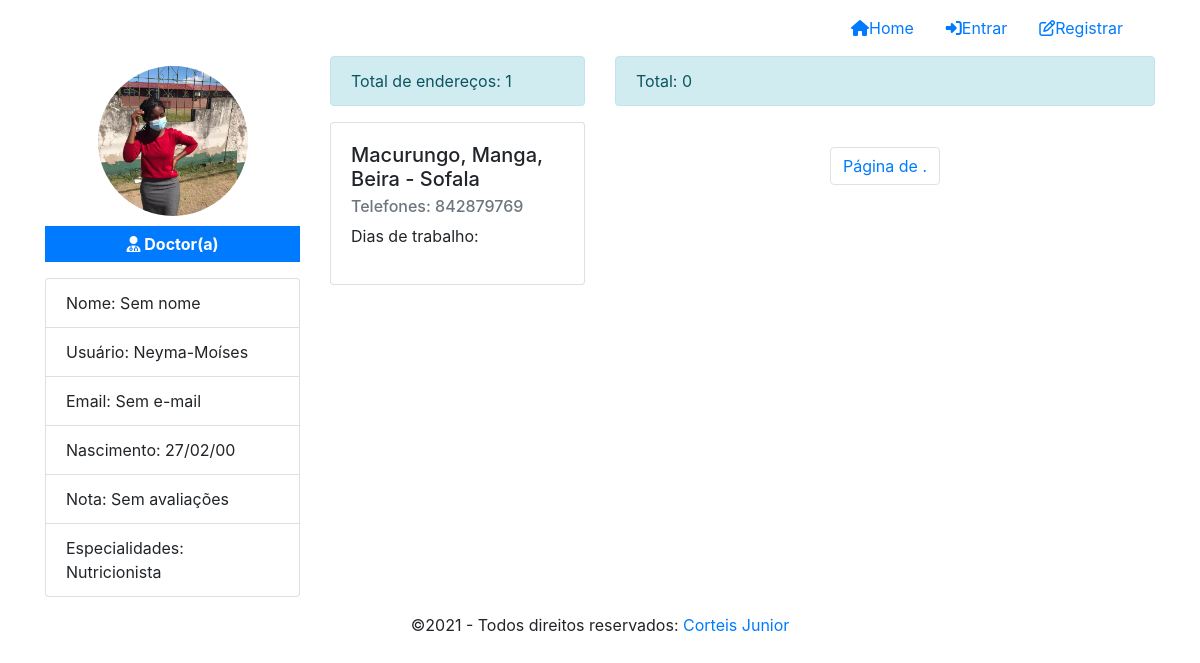
/profile/3, run on an earlier commit of the app's database.
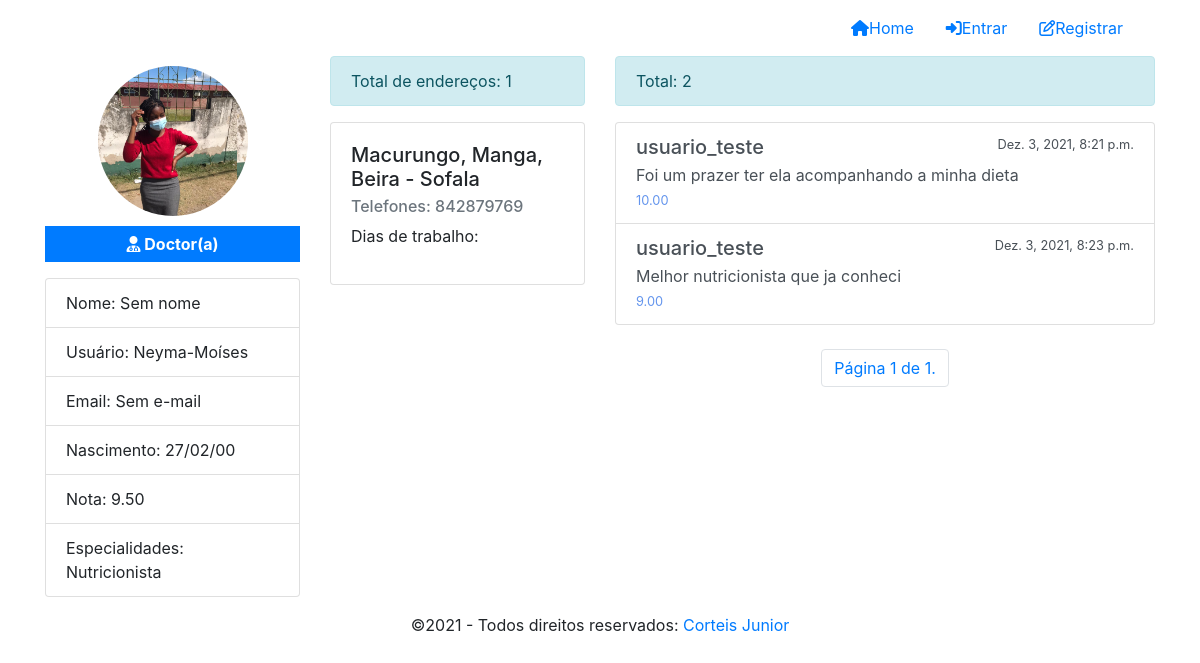
And on a later commit of the database.
### medicSearch/models/Profile.py (models this page shows, shortened)
class Profile(models.Model):
    user = models.OneToOneField(User, on_delete=models.CASCADE)
    role = models.IntegerField(choices=ROLE_CHOICE,  default=3)
    birthday = models.DateField(default=None, null=True, blank=True)
    created_at = models.DateTimeField(auto_now_add=True)
    updated_at = models.DateTimeField(auto_now=True)
    token = models.CharField(max_length=255,  null=True, blank=True)
    image = models.ImageField(null=True, blank=True)
    favorites = models.ManyToManyField(User, blank=True, related_name='favorites')
    specialties = models.ManyToManyField(Speciality,  blank=True, related_name='specialties')
    addresses = models.ManyToManyField(Address, blank=True, related_name='addresses')
    def show_scoring_average(self):
        from .Rating import Rating
        try:
            ratings = Rating.objects.filter(user_rated=self.user).aggregate(Sum('value'), Count('user'))
            if ratings['user__count'] > 0:
                scoring_average = ratings['value__sum']/ratings['user__count']
                scoring_average = round(scoring_average, 2) # arredondado o valor para 2 casas decimais
                return scoring_average
            return 'Sem avaliações'
        except:
            return "Sem avaliações"
    def show_favorites(self):
        ids = [result.id for result in self.favorites.all()]
        return Profile.objects.filter(user__id__in=ids)
    def show_ratings(self):
        from .Rating import Rating
        return Rating.objects.filter(user_rated=self.user)

### medicSearch/models/Speciality.py (models this page shows)
class Speciality(models.Model):
    name = models.CharField(null=False, max_length=100)
    status = models.BooleanField(default=True)
    created_at = models.DateTimeField(auto_now_add=True)
    updated_at = models.DateTimeField(auto_now=True)
    def __str__(self):
        return '{}'.format(self.name)

### medicSearch/models/Address.py (models this page shows, shortened)
class Address(models.Model):
    neighborhood = models.ForeignKey(Neighborhood, null=True, related_name='neighborhood', on_delete=models.SET_NULL)
    name = models.CharField(null=False, max_length=100)
    address  = models.CharField(null=False,max_length=255)
    latitude = models.DecimalField(max_digits=9, decimal_places=7)
    longitude = models.DecimalField(max_digits=9, decimal_places=7)
    opening_time = models.TimeField()
    closing_time = models.TimeField()
    days_weak = models.ManyToManyField(DayWeek, blank=True, related_name='days_name')
    phone = models.CharField(null=True, blank=True, max_length=9)
    status = models.BooleanField(default=True)
    created_at = models.DateTimeField(auto_now_add=True)
    updated_at = models.DateTimeField(auto_now=True)

### medicSearch/models/Neighborhood.py (models this page shows, shortened)
class Neighborhood(models.Model):
    city = models.ForeignKey(City, null=True, related_name='city',  on_delete=models.SET_NULL)
    name = models.CharField(null=False, max_length=20)
    status = models.BooleanField(default=True)
    created_at = models.DateTimeField(auto_now_add=True)
    updated_at = models.DateTimeField(auto_now=True)

### medicSearch/models/City.py (models this page shows)
class City(models.Model):
    province = models.ForeignKey(Province, null=True, related_name='province',  on_delete=models.SET_NULL)
    name = models.CharField(null=False, max_length=20)
    status = models.BooleanField(default=True)
    created_at = models.DateTimeField(auto_now_add=True)
    updated_at = models.DateTimeField(auto_now=True)
    def __str__(self):
        return '{} - {}'.format(self.name, self.province.name)

### medicSearch/models/Province.py (models this page shows, shortened)
class Province(models.Model):
    name = models.CharField(null=False, max_length=20)
    status = models.BooleanField(default=True)
    created_at = models.DateTimeField(auto_now_add=True)
    update_at = models.DateTimeField(auto_now=True)

### medicSearch/models/Rating.py (models this page shows, shortened)
class Rating(models.Model):
    user = models.ForeignKey(User, related_name='avaliou', on_delete=models.CASCADE)
    user_rated = models.ForeignKey(User, related_name='avaliado', on_delete=models.CASCADE)
    value = models.DecimalField(max_digits=5, decimal_places=2)
    opinion = models.TextField(null=True, blank=True)
    status = models.BooleanField(default=True)
    created_at = models.DateTimeField(auto_now_add=True, null=True)
    updated_at = models.DateTimeField(auto_now=True, null=True)

### medicSearch/views/ProfileView.py (the view)
def list_profile_view(request, id=None):
    profile = None
    if id is None and request.user.is_authenticated:
        profile = Profile.objects.filter(user=request.user).first()
    elif id is not None:
        profile = Profile.objects.filter(user__id=id).first()
    elif not request.user.is_authenticated:
        return redirect(to=' /')
    favorites = profile.show_favorites()
    if len(favorites) > 0:
        paginator = Paginator(favorites, 8)
        page = request.GET.get('page')
        favorites = paginator.get_page(page)
    ratings = profile.show_ratings()
    if len(ratings) > 0:
        paginator = Paginator(ratings, 8)
        page = request.GET.get(' page')
        ratings = paginator.get_page(page)
    context = {
        'profile': profile,
        'favorites': favorites,
        'ratings': ratings
    }
    return render(request, template_name='profile/profile.html', context=context, status=200)

### medicSearch/templates/profile/profile.html (shortened to what this page needs)
{% extends 'base.html' %}
{% load static %}
{% block styles %}
    <link rel="stylesheet" href="{% static 'css/profile.css' %}">
{% endblock styles %}
{% block content %}
    <div class="content">
        <div class="container">
            <div class="row">
                <div class="col-xs-12 col-md-3" id="profile-area">
                    <div id="image-profile" style="background-image: url('/media/{{profile.image}}');"></div>
                    {% if profile.role == 1 %}
                        <p class="badge badge-primary text-center" id="badge-role"><i class="fa fa-building"></i> Administrador</p>
                        {% elif  profile.role == 2 %}
                            <p class="badge badge-primary text-center" id="badge-role"><i class="fa fa-user-md"></i> Doctor(a) </p>
                        {% else %}
                            <p class="badge badge-primary text-center" id="badge-role"><i class="fa fa-user"></i> Paciente</p>
                    {% endif %}
                      <ul class="list-group">
                          <li class="list-group-item">Nome: {{profile.user.get_full_name | default:"Sem nome"}}</li>
                          <li class="list-group-item">Usuário: {{profile.user.username | default:"Sem usuário"}}</li>
                          <li class="list-group-item">Email: {{profile.user.email | default:"Sem e-mail"}}</li>
                          <li class="list-group-item">Nascimento: {{profile.birthday | date:'d/m/y' | default:"Sem data"}}</li>
                          {% if profile.role == 2 %}
                              <li class="list-group-item">Nota: {{profile.show_scoring_average }}</li>
                              <li class="list-group-item">Especialidades: {{ profile.specialties.all | join:". "}}</li>
                          {% endif %}
                      </ul>
                </div>
                {% if profile.role == 1 or profile.role == 3 %}
                    <div class="col-xs-12 col-md-9" id="favorites-area">
                        <div class="alert alert-info">Total de favoritos: {{favorites | length}}</div>
                        {% if request.GET.msg %}
                            <div class="alert alert-{{request.GET.type}}">{{ request.GET.msg }}</div>
                        {% endif %}
                        <div class="row">
                            {% for favorite in favorites %}
                                <div class="col-xs-12 col-md-4 col-lg-4">
                                    <div class="card mb-4">
                                        <div class="image-circle" style="background-image: url('/media/{{favorite.image}}');"></div>
                                        <div class="card-body">
                                            <h5 class="card-title">{{favorite.user.username}}</h5>
                                            <h6>Nota: {{favorite.show_scoring_average}} <i class="fa fa-star"></i></h6>
                                            <ul class="specialties">
                                                {% for speciality in favorite.specialties.all %}
                                                    <li>{{speciality}}</li>
                                                {% endfor %}
                                                <div class="addresss mb-2">
                                                    {{favorite.addresses.first.address | default:"Nenhum endereço."  |  slice:":15"}}...
                                                </div>
                                                <a href={% url 'profile'  favorite.id %}  class="btn btn-primary btn-card">Ver médico</a>
                                                {% if user.is_authenticated %}
                                                    <form action=" {% url 'medic-favorite-remove' %} " method="post">
                                                        {% csrf_token %}
                                                        <input type="hidden" name="id" value="{{favorite.id}}">
                                                        <input type="hidden" name="page" value="{{request.GET.page}}">
                                                        <button type="submit" class="btn btn-danger btn-card"><i class="fa fa-heart"></i>Remover</button>
                                                    </form>
                                                {% endif %}
                                            </ul>
                                        </div>
                                    </div>
                                </div>
                            {% endfor %}
                        </div>
                        <div class="row">
                            <nav aria-label="Page navigation" class="navigation">
                                <ul class="pagination">
                                    {% if favorites.has_previous %}
                                        <li class="page-item"><a href="?page=1" class="page-link">&laquo, Primeiro</a></li>
                                        <li class="page-item"><a href="?page={{ favorites.previous_page_number}}" class="page-link">Anterior</a></li>
                                    {% endif %}
                                        <li class="page-item"><a href="#" class="page-link">Página {{ favorites.number }} de {{ favorites.paginator.num_pages }}.</a></li>
                                        {% if favorites.has_next %}
                                            <li class="page-item"><a href="?page={{ favorites.next_page_number }}" class="page-link">Prócimo</a></li>
                                            <li class="page-item"><a href="?page={{ favorites.paginator.num_pages }}" class="page-link">Último &raquo;</a></li>
                                        {% endif %}
                                </ul>
                            </nav>
                        </div>
                    </div>
                    {% else %}
                    <div class="col-xs-12 col-md-3" id="addresses-area">
                        <div class="alert alert-info">Total de endereços: {{profile.addresses.all | length}}</div>
                        <div class="row">
                            {% for address in profile.addresses.all %}
                                <div class="col-xs-12 col-md-12">
                                    <div class="card mb-3">
                                        <div class="card-body">
                                            <h5 class="card-title">{{address.address}}, {{address.neighborhood.name}}, {{address.neighborhood.city}}</h5>
                                            <h6 class="card-subtitle mb-2 text-muted">Telefones: {{address.phone}}</h6>
                                            <ul id="days">
                                                <li>Dias de trabalho:</li>
                                            </ul>
                                        </div>
                                    </div>
                                </div>
                            {% endfor %}
                        </div>
                    </div>
                    <div class="col-xs-12 col-md-6" id="ratings-area">
                        <div class="alert alert-info">Total: {{ratings | length}}</div>
                        <div class="row mb-4">
                            <div class="col-xs-12 col-md-12">
                                <ul class="list-group">
                                    {% for rating in ratings %}
                                        <li href='#' class="list-group-item list-group-item-action">
                                            <div class="content d-flex justify-content-between">
                                                <h5 class="mb-1">{{rating.user.username}}</h5>
                                                <small>{{rating.created_at}}</small>
                                            </div>
                                            {{rating.opinion}}
                                            <br>
                                            <small style="color: cornflowerblue;">{{rating.value}}</small>
                                        </li>
                                    {% endfor %}
                                </ul>
                            </div>
                        </div>
                        <div class="row">
                            <nav class="navigation" aria-label="Page navigation">
                                <ul class="pagination">
                                        <li class="page-item"><a href="#" class="page-link">Página {{ ratings.number }} de {{ ratings.paginator.num_pages}}.</a></li>
                                </ul>
                            </nav>
                        </div>
                    </div>
                {% endif %}
            </div>
        </div>
    </div>
{% endblock content %}

### medicSearch/templates/base.html (shortened to what this page needs)
{% load static %}
<!DOCTYPE html>
<html lang="pt">
<head>
    <link rel="stylesheet" href="https://maxcdn.bootstrapcdn.com/bootstrap/4.0.0/css/bootstrap.min.css">
    <link href="//netdna.bootstrapcdn.com/font-awesome/3.2.1/css/font-awesome.css" rel="stylesheet">
    <link rel="stylesheet" href="{% static 'css/global.css' %}">
    {% block styles %}  {% endblock styles %}
</head>
<body>
    <header class="container">
        <nav class="navbar justify-content-end navbar-expand-lg">
            <ul class="nav" id="navbarNav">
                <li class="nav-item"><a href="/" class="nav-link"><i class="fa fa-home"></i>Home</a></li>
                {% if user.is_authenticated  %}
                    <li class="nav-item"><a href="/" class="nav-link"><i class="fa fa-user"></i> Perfil</a></li>
                    <li class="nav-item"><a href="#"  class="nav-link"><i class="fa fa-edit"></i> Editar Perfil</a></li>
                    <li class="nav-item"><a href="#"  class="nav-link"><i class="fa fa-sign-out"></i> Sair</a></li>
                {% else %}
                    <li class="nav-item"><a href="#" class="nav-link"><i class="fa fa-sign-in"></i>Entrar</a> </li>
                    <li class="nav-item"><a href="/" class="nav-link"><i class="fa fa-edit"></i>Registrar</a> </li>
                {% endif %}
            </ul>
        </nav>
    </header>
    {% block content %}
    {% endblock content %}
     <footer class="page-footer font-small blue">
         <div class="footer-copyright text-center py-3">
             &copy;2021 - Todos direitos reservados:
             <a href="#">Corteis Junior</a>
         </div>
     </footer>
</body>
</html>

### medicSearch/static/css/global.css (style rules this page uses)
.navigation { margin: 0 auto; }

### medicSearch/static/css/profile.css (style rules this page uses)
#image-profile { width: 150px; height: 150px; background-size: contain; margin: 10px auto; background-color: #ccc; border-radius: 100%; }
#badge-role { width: 100%; padding: 10px 0; font-size: 1em; float: left; border-radius: 0; }
ul.list-group { float: left; width: 100%; }
ul#days { list-style: none; padding: 0; width: 100%; }

What changed in the data, as far as the page shows it:
computed for Profile "Sem nome": show_scoring_average "Sem avaliações" → "9.50"
added Rating: user.username "usuario_teste", created_at "Dez. 3, 2021, 8:21 p.m.", opinion "Foi um prazer ter ela acompanhando a minha dieta", value "10.00"
added Rating: user.username "usuario_teste", created_at "Dez. 3, 2021, 8:23 p.m.", opinion "Melhor nutricionista que ja conheci", value "9.00"
Also different on the page:
{{ ratings | length }}: "0" → "2"
{{ ratings.number }}: (not shown) → "1"
{{ ratings.paginator.num_pages }}: (not shown) → "1"
